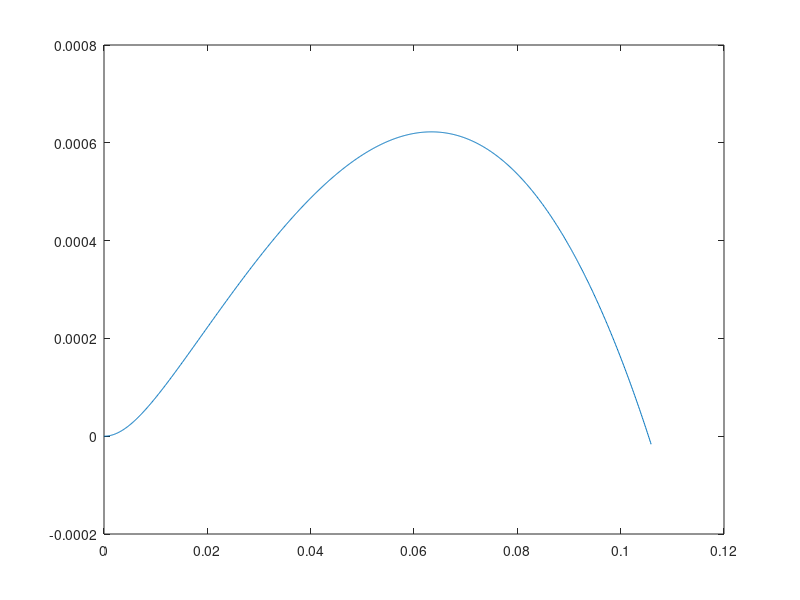

Recreate this plot in MATLAB.
%================================Constants==============================
% V       =  2e-6
% c_eq    =  0.02
% k       =  0.1389
% D       =  1e-9
% Gamma   =  1.03e-6
% m       =  246
% mu_eq   =  1.0
% % G       = -1*mu_eq*(1-k)/D
% G       = -1*c_eq*(1-k)/D

V       =  1.8e-2;
c_eq    =  1.0;
k       =  0.2;
D       =  1;
Gamma   =  1;
G       =  -1*c_eq*(1-k)*V/(D);
c_str   =  c_eq*(k-1);

%++++++++++++++++++++++++++++++++++++++++++++++++++++++++++++++++++++++%
omega_init  = 0;
omega_final = 0.106;
omega_step  = (omega_final - omega_init)/1000;
indx        = 1000;
ampl_fac    = zeros(indx);
omega       = zeros(indx);
omega(1)    = omega_init;
%++++++++++++++++++++++++++++++++++++++++++++++++++++++++++++++++++++++%
for i = 2:indx
  omega(i)      =  omega(i-1) + omega_step;
  omega_sqr     =  omega(i)*omega(i);
  first_term    =  V/(2.0*D);
  first_term_sq =  first_term*first_term;
  k_omega       =  first_term + sqrt(first_term_sq + (omega(i)*omega(i)));
  % omega_tilda   =  k_omega - (V*(1.0-k)/D);
  % b             =  Gamma*omega(i)*omega(i)/(mu_eq*(1-k));
  % b             = -1.0*(Gamma*omega_sqr)/m;
  b             = (Gamma*omega_sqr)/c_str;
  ampl_fac(i)   =  -D*b/(c_str)*(G/c_eq + k_omega) + G*D*k_omega/c_str*(1-V/(k_omega*D));


  % ampl_fac(i)   =  -D*G*Gamma*omega_sqr/(m*c_eq*c_eq*(1-k)) + G*V/(c_eq*(1-k)) - D/(c_eq*(1-k))*k_omega*(G + Gamma*omega_sqr/m); % From Sashank
  % ampl_fac(i)   =  -D*b/(mu_str)*(G/mu_eq + k_omega) + G*D*k_omega/mu_str*(1-V/(k_omega*D));
  % ampl_fac(i)   =  omega_tilda*V*(-(b/G) + (1.0/omega_tilda)*(k_omega - (V/D)));
endfor
disp(omega(indx));
plot(omega, ampl_fac)
%+++++++++++++++++++++++++++++++++++++++++++++++++++++++++++++++++++++++++++++%
